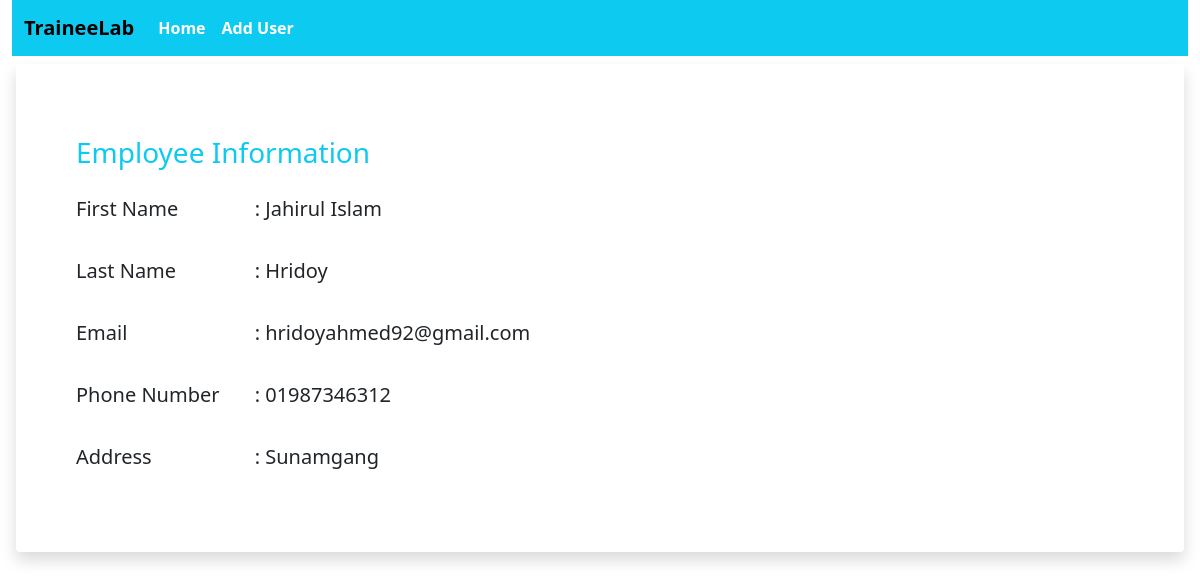
The app's page /read.php?id=11 with its own data.
### tables this page shows
CREATE TABLE `users` (
  `id` int(11) NOT NULL,
  `first_name` varchar(100) NOT NULL,
  `last_name` varchar(100) NOT NULL,
  `email` varchar(255) NOT NULL,
  `phone_number` varchar(15) NOT NULL,
  `address` varchar(255) NOT NULL
);

### read.php (the view, shortened to what this page needs)
<!DOCTYPE html>
<html lang="en">
<head>
    <link href="https://cdn.jsdelivr.net/npm/bootstrap@5.0.2/dist/css/bootstrap.min.css" rel="stylesheet"
>
</head>
<body>
    <?php
    if (isset($_GET["id"]) && !empty(trim($_GET["id"]))) {
        require_once "config.php";
        $id = trim($_GET["id"]);
        $query = mysqli_query($conn, "SELECT * FROM users WHERE ID = '$id'");
        if ($user = mysqli_fetch_assoc($query)) {
            $firstName   = $user["first_name"];
            $lastName    = $user["last_name"];
            $email       = $user["email"];
            $phoneNumber = $user["phone_number"];
            $address     = $user["address"];
        } else {
            header("location: read.php");
            exit();
        }
    } else {
        header("location: read.php");
        exit();
    }
  ?>
    <div class="wrapper">
        <div class="container-fluid">
            <nav class="navbar navbar-expand-lg navbar-light bg-info">
                <div class="container-fluid">
                    <a class="navbar-brand fw-bold" style="color:black;" href="#">TraineeLab</a>
                    <div class="collapse navbar-collapse" id="navbarNav">
                        <ul class="navbar-nav">
                            <li class="nav-item">
                                <a class="nav-link active text-white fw-bold" aria-current="page" href="index.php">Home</a>
                            </li>
                            <li class="nav-item">
                                <a class="nav-link active text-white fw-bold" href="create.php">Add User</a>
                            </li>
                        </ul>
                    </div>
                </div>
            </nav>
            <div class="row mx-1 mt-2 shadow p-5 mb-5 bg-body rounded">
                <div class="col-md-12">
                    <div class="d-flex justify-content-left fw-bold mt-4 mb-3 text-info">
                        <h3> Employee Information</h3>
                    </div>
                    <div class="row mb-3">
                        <label for="inputPassword3" class="col-sm-2 col-md-2 fs-5">First Name</label>
                        <div class="col-sm-10 col-md-10">
                            <p class="fs-5"><?php echo ":  ".$firstName ?></p>
                        </div>
                    </div>
                    <div class="row mb-3">
                        <label for="inputPassword3" class="col-sm-2 col-md-2 fs-5">Last Name</label>
                        <div class="col-sm-10 col-md-10">
                            <p class="fs-5"><?php echo ":  ".$lastName ?></p>
                        </div>
                    </div>
                    <div class="row mb-3">
                        <label for="inputPassword3" class="col-sm-2 col-md-2 fs-5">Email</label>
                        <div class="col-sm-10 col-md-10">
                            <p class="fs-5"><?php echo ":  ".$email ?></p>
                        </div>
                    </div>
                    <div class="row mb-3">
                        <label for="inputPassword3" class="col-sm-2 col-md-2 fs-5">Phone Number</label>
                        <div class="col-sm-10 col-md-10">
                            <p class="fs-5"><?php echo ":  ".$phoneNumber ?></p>
                        </div>
                    </div>
                    <div class="row mb-3">
                        <label for="inputPassword3" class="col-sm-2 col-md-2 fs-5">Address</label>
                        <div class="col-sm-10 col-md-10">
                            <p class="fs-5"><?php echo ":  ".$address ?></p>
                        </div>
                    </div>
                </div>
            </div>
        </div>
    </div>
</body>
</html>

### read.php (style rules this page uses)
.wrapper { width: 1200px; margin: 0 auto; }

### records on screen
users: first_name "Jahirul Islam", last_name "Hridoy", email "hridoyahmed92@gmail.com", phone_number "01987346312", address "Sunamgang"
